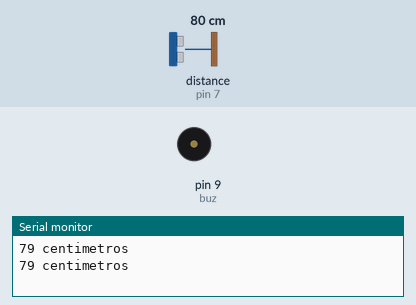
This sketch was run on a simulated Arduino Uno, built with avr-gcc and run on an emulated ATmega328P. Shown: buzzer (waves = sounding, pin HIGH), the last lines printed to the serial monitor. Wiring (inferred from the names in the program): ultrasonic range finder: trigger pin 6; echo pin 7. The test bench sets the inputs (shaded band); at power-on: distance to the obstacle (sensor on pin 7) 80 cm. The echo pulse lasts 58.3 µs per cm; pins used as bus, display or sensor lines are not drawn.

Above: at 1.8 s.
1.9 s: distance to the obstacle (sensor on pin 7) set to 84 cm
At 2.7 s:
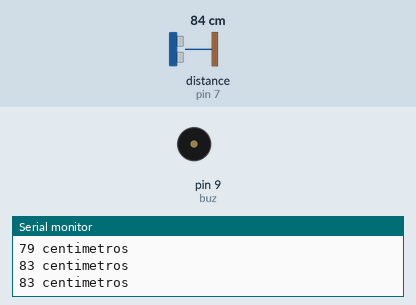
3.4 s: distance to the obstacle (sensor on pin 7) set to 2 cm
At 3.9 s:
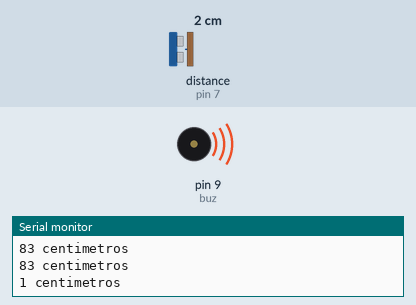
7.5 s: distance to the obstacle (sensor on pin 7) set to 250 cm
At 8.3 s:
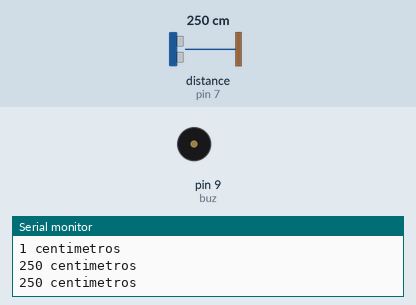
9.0 s: distance to the obstacle (sensor on pin 7) set to 4 cm
At 9.4 s:
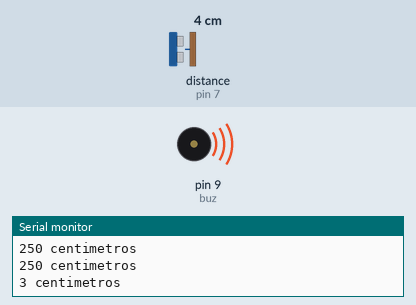
Timing chart, 0 to 14.0 s (numbered marks = the images above; inputs shaded):
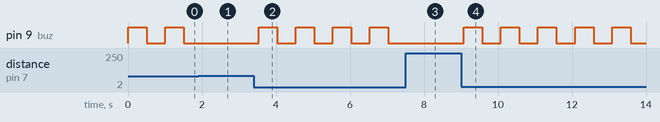

Measured:
- the behaviour switches between 80 and 81 cm on distance to the obstacle (sensor on pin 7) (found by bisection; images 0 and 1)
- after the input at 1.9 s, pin 9 (buz): stays LOW (without the input it goes to HIGH after 0.12 s)
- after the input at 3.4 s, pin 9 (buz): alternates HIGH for 0.50 s and LOW for 0.50 s, starting after 0.13 s
- after the input at 7.5 s, pin 9 (buz): stays LOW (without the input it goes to HIGH after 0.03 s)
- after the input at 9.0 s, pin 9 (buz): alternates HIGH for 0.50 s and LOW for 0.50 s, starting after 0.08 s
- by itself, pin 9 (buz): alternates HIGH for 0.50 s and LOW for 0.51 s

The sketch:

sensor_de_porta.ino
```cpp
// andriely frança
// sensor de porta com buzzer e sensor ultrasom
#define trig 6
#define echo 7
#define buz 9


void setup() {
  // put your setup code here, to run once:
Serial.begin(9600); //Habilita Comunicação Serial a uma taxa de 9600 bauds.
pinMode(buz, OUTPUT);
pinMode(trig, OUTPUT);
pinMode(echo, INPUT);

}

void loop() {
  // put your main code here, to run repeatedly:

  long duracao, distancia;
  digitalWrite(trig, LOW);
  delayMicroseconds(2);
  digitalWrite(trig, HIGH);
  delayMicroseconds(10);
  digitalWrite(trig, LOW);
  duracao = pulseIn(echo, HIGH);
  distancia = (duracao/2) / 29.1;
  Serial.print(distancia);
  Serial.println(" centimetros ");

    if( distancia < 80)
  {


    digitalWrite(buz, HIGH);
    delay(500);
    digitalWrite(buz, LOW);

  }

  else
  {
   digitalWrite(buz, LOW);

  }

  delay(500);


}
```
